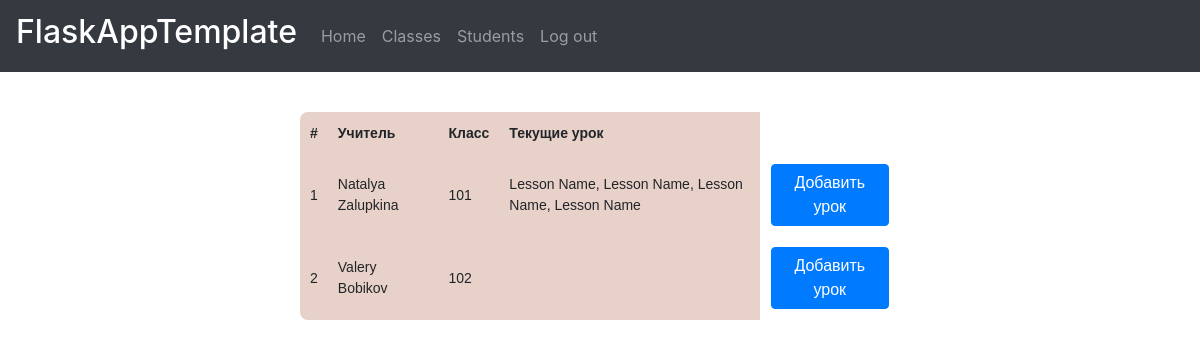
/classes (signed in), run on an earlier commit of the app's database.
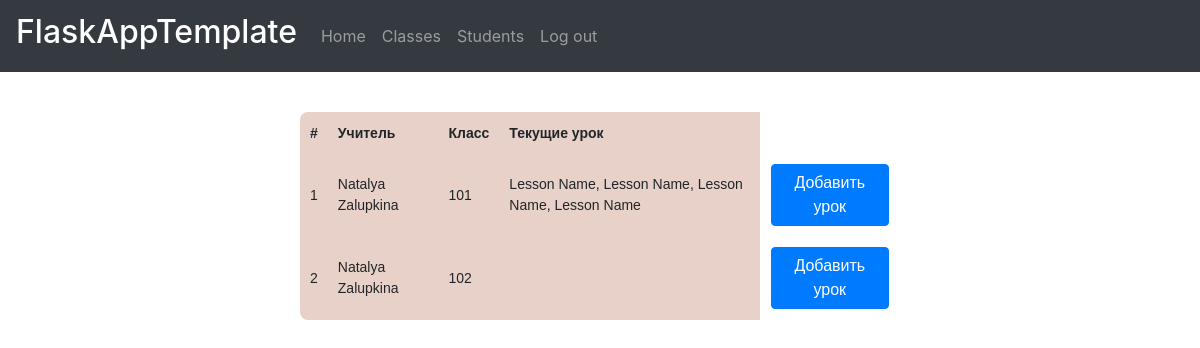
And on a later commit of the database.
### data/models/a_class.py (models this page shows)
class AClasses(SqlAlchemyBase):
    __tablename__ = 'a_classes'
    id = sa.Column('id', sa.Integer, autoincrement=True, primary_key=True)
    title = sa.Column('title', sa.String, nullable=True)
    teacher = sa.Column('teacher', sa.ForeignKey('teachers.id'), nullable=True)
    students_list = sa.Column('students_list', sa.String, nullable=True)
    cur_lessons_list = sa.Column('cur_lessons_list', sa.String, nullable=True)
    teachers = sa.orm.relation("Teachers", foreign_keys=[teacher])
    students = sa.orm.relation("Students")
    lessons = sa.orm.relation("Lessons")

### data/models/users.py (models this page shows, shortened)
class Users(SqlAlchemyBase, UserMixin, SerializerMixin):
    __tablename__ = 'users'
    id = sa.Column('id', sa.Integer, autoincrement=True, primary_key=True)
    surname = sa.Column('surname', sa.String, nullable=True)
    name = sa.Column('name', sa.String, nullable=True)
    birth_date = sa.Column('birth_date', sa.Date, nullable=True)
    role = sa.Column('role', sa.String, nullable=True)
    email = sa.Column('email', sa.String, nullable=True, unique=True)
    password = sa.Column('hashed_password', sa.String, nullable=True)
    teachers = sa.orm.relation("Teachers")
    students = sa.orm.relation("Students")

### data/models/lessons.py (models this page shows)
class Lessons(SqlAlchemyBase, SerializerMixin):
    __tablename__ = 'lessons'
    id = sa.Column('id', sa.Integer, autoincrement=True, primary_key=True)
    title = sa.Column('title', sa.String, nullable=True)
    to_subject = sa.Column('to_subject', sa.Integer, sa.ForeignKey("subjects.id"), nullable=True)
    to_task = sa.Column('to_task', sa.Integer, sa.ForeignKey("tasks.id"), nullable=True)
    to_class = sa.Column('to_class', sa.Integer, sa.ForeignKey("a_classes.id"), nullable=True)
    role = sa.Column('role', sa.String, nullable=True)
    lesson_date = sa.Column('lesson_date', sa.Date, nullable=True)
    author = sa.Column('author', sa.String, sa.ForeignKey("teachers.id"), nullable=True)
    completed_by = sa.Column('completed_by', sa.String, nullable=True)
    lesson_file = sa.Column('lesson_file', sa.String, nullable=True)
    subjects = sa.orm.relation("Subjects", foreign_keys=[to_subject])
    tasks = sa.orm.relation("Tasks", foreign_keys=[to_task])
    teachers = sa.orm.relation("Teachers", foreign_keys=[author])
    a_classes = sa.orm.relation("AClasses", foreign_keys=[to_class])

### main.py (the view)
@app.route('/classes')
def classes():
    if not current_user.is_authenticated:
        return redirect("/login")
    if current_user.role == "Student":
        return redirect("/")
    shadow = find_shadow(current_user)
    session = create_session()
    a_classes = session.query(AClasses).all()
    for cl in a_classes:
        cur_lessons_list = []
        for ls in session.query(Lessons).filter(Lessons.to_class == cl.id).all():
            if ls.lesson_date == datetime.datetime.today().date():
                cur_lessons_list.append(str(ls.id))
        cl.cur_lessons_list = ', '.join(cur_lessons_list)
    session.commit()
    lessons = {}
    session = create_session()
    a_classes = session.query(AClasses).all()
    for cl in a_classes:
        cur_lessons_list = cl.cur_lessons_list.split(", ")
        lessons[cl.title] = [session.query(Lessons).filter(Lessons.id == int(les)).first() for les in cur_lessons_list
                             if les]
    return render_template('classes.html',
                           current_user=current_user,
                           shadow=shadow,
                           a_classes=a_classes,
                           lessons=lessons)

### data/db_session.py (called while the page is built)
def create_session() -> Session:
    global __factory
    return __factory()

### main.py (called while the page is built)
def find_shadow(user):
    session = create_session()
    if user.role == 'Student':
        return session.query(Students).filter(Students.user_id == user.id).first()
    elif user.role == 'Teacher':
        return session.query(Teachers).filter(Teachers.user_id == user.id).first()

@login_manager.user_loader
def load_user(user_id):
    session = create_session()
    return session.query(Users).get(user_id)

### templates/classes.html (shortened to what this page needs)
{% extends "base.html" %}
{% block content %}
{% if current_user.role == "Teacher" %}
<table class="my_table">
    <tr>
        <th>#</th>
        <th>Учитель</th>
        <th>Класс</th>
        <th>Текущие урок</th>
        <th class="last_col"></th>
    </tr>
    {% for a_class in a_classes %}
        <tr>
            <td scope="row">{{ loop.index }}</td>
            <td>{{ a_class.teachers.users.name + " " + a_class.teachers.users.surname }}</td>
            <td>{{ a_class.title }}</td>
            <td>
                {% for lesson in lessons[a_class.title] %}{{ lesson.title }}{% if not loop.last %}, {% endif %}{% endfor %}
            </td>
            <td class="last_col">
                <a class="btn btn-primary" href="/lessoncreate/{{ a_class.id }}">Добавить урок</a>
            </td>
        </tr>
    {% endfor %}
</table>
{% endif %}
{% endblock %}

### templates/base.html (shortened to what this page needs)
<!DOCTYPE html>
<html lang="en">
<head>
    <link rel="stylesheet"
          href="https://stackpath.bootstrapcdn.com/bootstrap/4.4.1/css/bootstrap.min.css"
>
</head>
<body>
    <nav class="navbar navbar-expand-lg navbar-dark bg-dark">
        <a class="navbar-brand" href="#"><h2>FlaskAppTemplate</h2></a>
        <div class="collapse navbar-collapse" id="navbarNav">
            <ul class="navbar-nav">
            <li class="nav-item">
                <a class="nav-link" href="/home">Home</a>
            </li>
            {% if current_user.role == "Teacher" %}
            <li class="nav-item">
                <a class="nav-link" href="/classes">Classes</a>
            </li>
            <li>
                <a class="nav-link" href="/students">Students</a>
            </li>
            {% endif %}
            <li class="nav-item">
                <a class="nav-link" href="/logout">Log out</a>
            </li>
            </ul>
        </div>
    </nav>
    {% block content %}{% endblock %}
</body>
</html>

### templates/classes.html (style rules this page uses)
table { font-family: "Lucida Sans Unicode", "Lucida Grande", Sans-Serif; font-size: 14px; margin-top: 40px; margin-left: auto; margin-right: auto; background: #e8d1c8; max-width: 50%; width: 50%; border-collapse: collapse; border-radius: 8px 8px 8px 8px; }
td, th { padding: 10px; }
.last_col { background-color: white; border: 1px solid white; }

What changed in the data, as far as the page shows it:
changed AClasses (number 2 of 2 on the later page): teachers.users "Valery Bobikov" → "Natalya Zalupkina"
